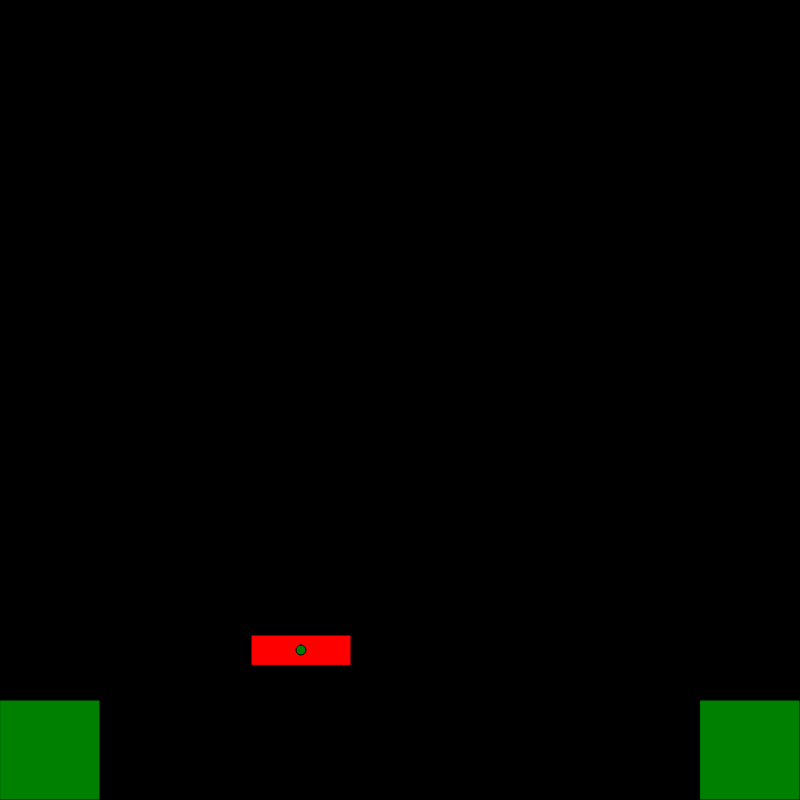
Frame 1 (no input)
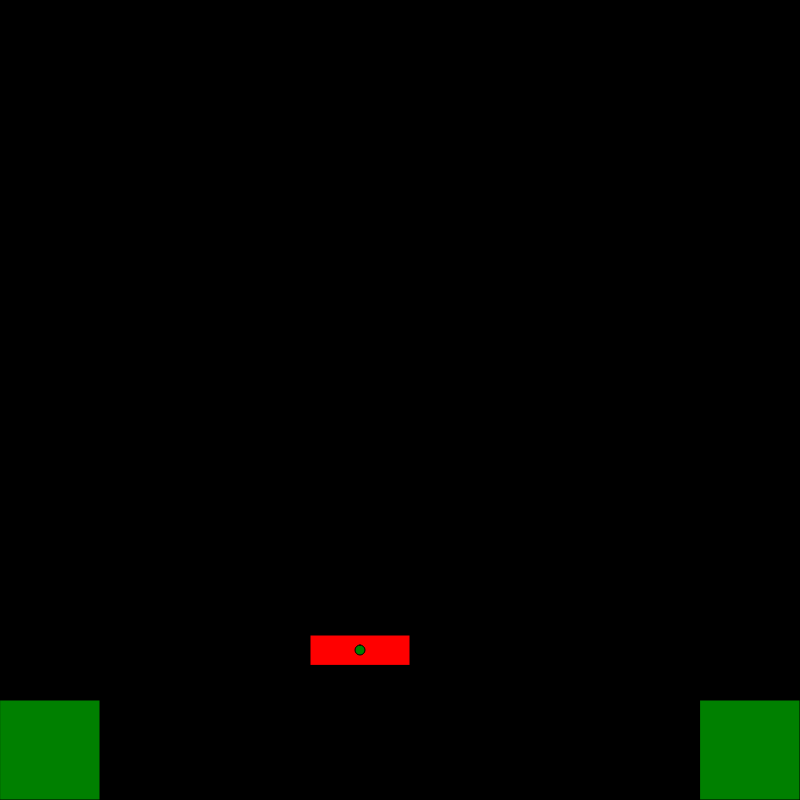
Frame 60 (no input)
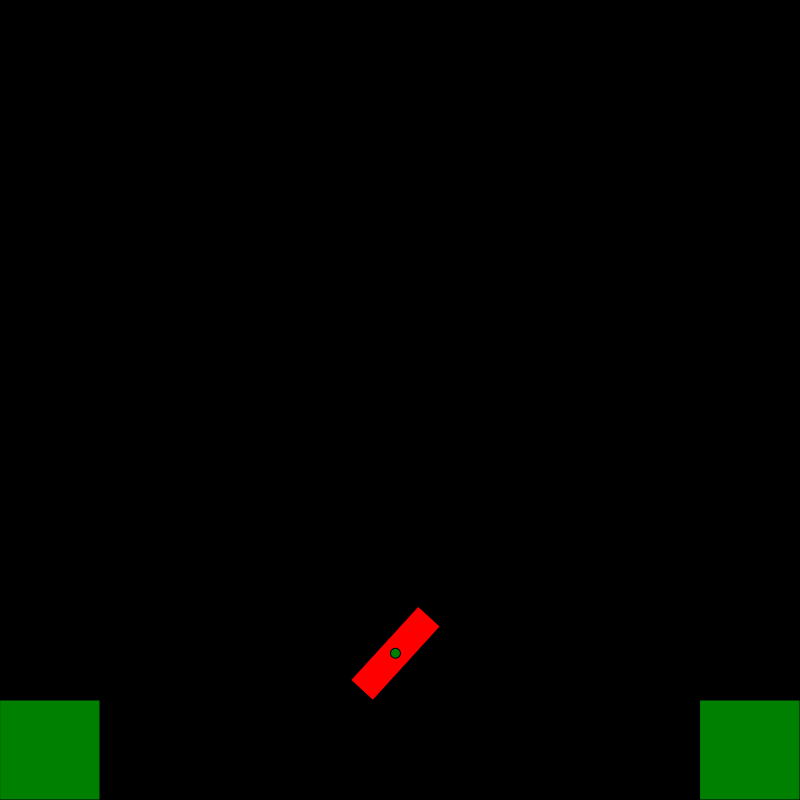
Frame 120 (the mouse pressed at the canvas centre since frame 60)

The p5.js sketch that drew these frames (run headless with seeded random() and noise() and a simulated clock; from frame 60 on, the mouse is pressed at the canvas centre):

// p5.js sketch
// ── sketch.js
let car;
let obstacles = [];
function setup(){
  createCanvas(800, 800);
  background(0);
  car = new Car(300, height - 150);
  obstacles.push(new Obstacle(createVector(50, height-50), createVector(100, 100)));
  obstacles.push(new Obstacle(createVector(width-50, height-50), createVector(100, 100)));
}

function draw(){
  background(0);
  if(frameCount > 100){
    if(frameCount == 110){
      car.startCurve();
    }
    else if(frameCount < 110){car.braking = true;}
  }
  car.drive();
  car.render();
  for(o of obstacles){
    o.render();
  }
}
// ── Car.js
class Car{
    constructor(x, y){
      this.pos = createVector(x,y);
      this.dimensions = createVector(30, 100);
      this.maxspeed = 2;
      this.vel = createVector(1, 0);
      this.acc = createVector(0, 0);
      this.angle  = this.vel.heading() - 0.5 * PI;
      this.color  = "red";
      this.state = 0;
      this.curving = false;
      this.iT = 0;
      this.braking = false; 
    }
    brake(l){
      this.acc = this.vel.copy().mult(-0.5);
      this.acc.limit(l);
    }
    startCurve(){
      this.iT = frameCount;
      this.braking = false;
      this.curving = true;
    }
    reverseCurve(){ 
      if(this.vel.heading()<= 0 && (frameCount - this.iT) >= 50){
        this.vel = createVector(-0.5, 0);
        this.acc = createVector(0, 0);
        this.curving = false;
  
      }
      else if(frameCount - this.iT <= 50){
        this.vel.x = -0.5;
        this.acc.y = 0.05;
      }
      else {
        this.vel.x = -0.5;
        this.acc.y = -0.05;
      }
    }
    drive(){
      if(this.braking){
        this.brake(1);
      }
      if(this.curving){
        this.reverseCurve();
      }
      this.vel.add(this.acc);
      this.vel.limit(this.maxspeed);
      this.angle = this.vel.heading() - 0.5 * PI;
      this.pos.add(this.vel);
    }
    render(){
      push();
      translate(this.pos.x, this.pos.y);
      rotate(this.angle);
      fill(this.color);
      rect(-this.dimensions.x/2, -this.dimensions.y/2, this.dimensions.x, this.dimensions.y);
      fill("green");
      ellipse(0, 0, 10, 10);
      pop();
    }
  }
// ── Obstacle.js

class Obstacle{
    constructor(pos, dimensions){
      this.pos = pos;
      this.dimensions = dimensions;
    }
    isPointInMe(pos){
        if(this.pos.x-this.dimensions.x/2 <= pos.x && this.pos.x+this.dimensions.x/2 >= pos.x && this.pos.y-this.dimensions.y/2 <= pos.y && this.pos.y+this.dimensions.y/2 >= pos.y){
            print("Hit");
        }
    }
    render(){
      fill("green");
      rect(this.pos.x-this.dimensions.x/2, this.pos.y-this.dimensions.y/2, this.dimensions.x, this.dimensions.y);
    }
  }
